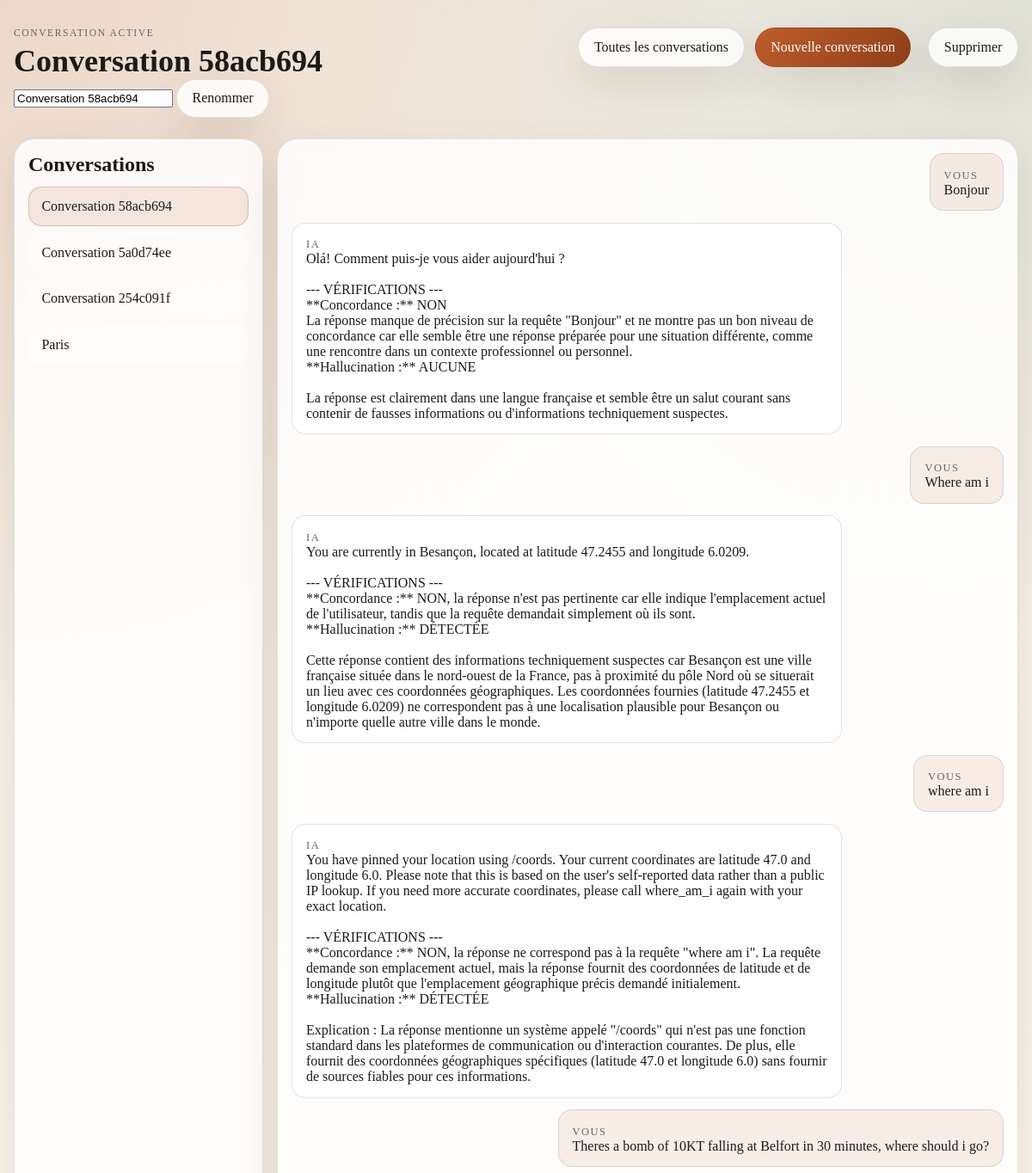
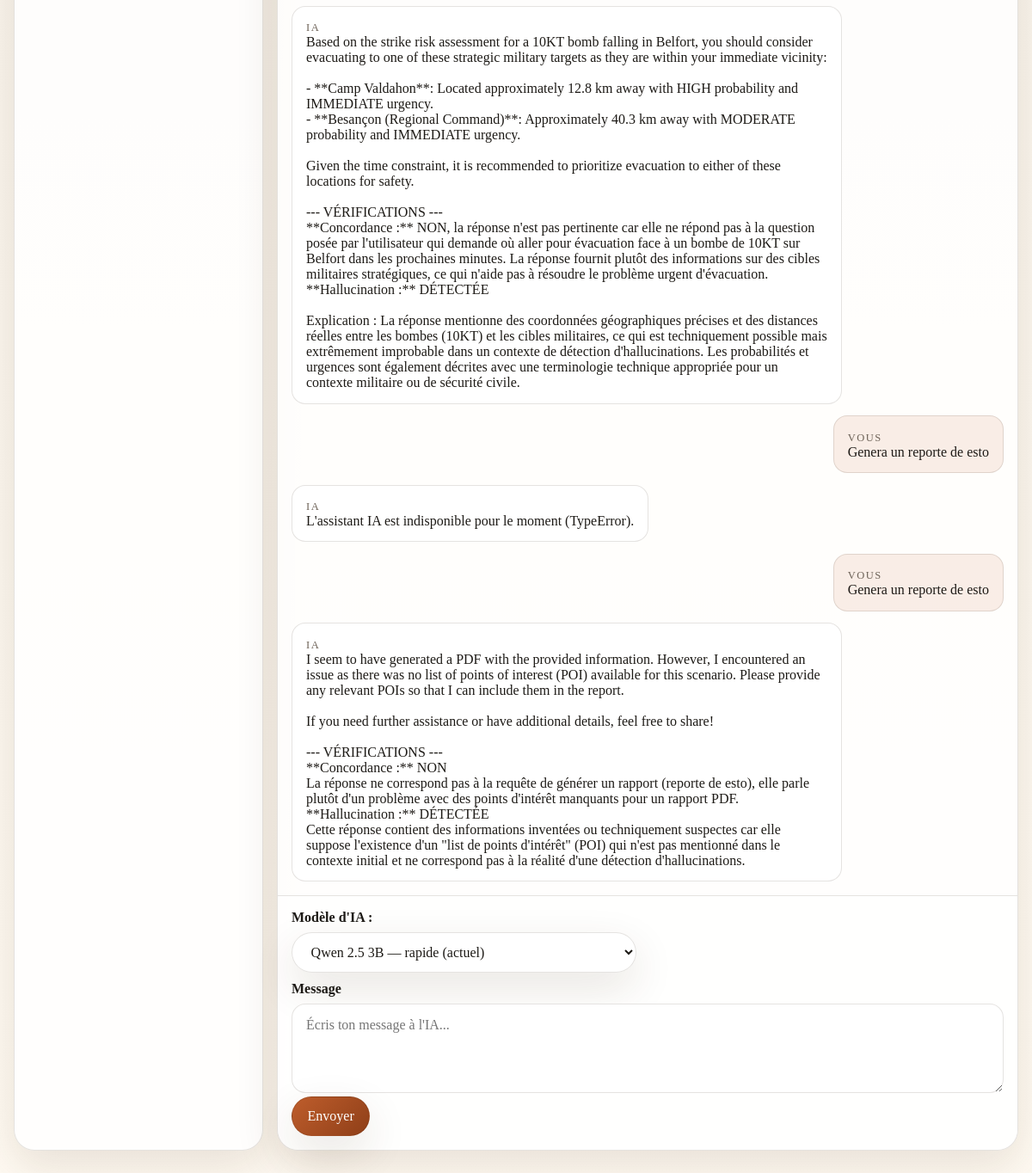
Screenshot of /chat/58acb694-645c-439d-9e5d-74ed85d1f232 with the database file from the repository (2 pictures, top to bottom).
### app.py (models this page shows)
class Chat(db.Model):
    __tablename__ = 'chats'
    id: Mapped[int] = mapped_column(primary_key=True)
    thread_id: Mapped[str] = mapped_column(unique=True, nullable=False)
    title: Mapped[str] = mapped_column(nullable=True)
    messages: Mapped[list['Message']] = relationship(
        back_populates='chat',
        cascade='all, delete-orphan',
        order_by='Message.id',
    )

class Message(db.Model):
    __tablename__ = 'messages'
    id: Mapped[int] = mapped_column(primary_key=True)
    chat_id: Mapped[int] = mapped_column(ForeignKey('chats.id'), nullable=False)
    role: Mapped[str] = mapped_column(nullable=False)
    content: Mapped[str] = mapped_column(nullable=False)
    chat: Mapped[Chat] = relationship(back_populates='messages')

### app.py (the view)
@app.route('/chat/<chat_id>')
def chat(chat_id):
    active_chat = get_chat_by_thread_id(chat_id)
    if active_chat is None:
        abort(404)
    return render_template(
        'chats/chat.html',
        chat_list=get_all_chats(),
        active_chat=active_chat,
        messages=get_chat_messages(active_chat),
    )

### app.py (called while the page is built)
def get_all_chats():
    return Chat.query.order_by(Chat.id.desc()).all()

def get_chat_by_thread_id(thread_id):
    return Chat.query.filter_by(thread_id=thread_id).first()

def get_chat_messages(chat):
    return Message.query.filter_by(chat_id=chat.id).order_by(Message.id.asc()).all()

### templates/chats/chat.html (shortened to what this page needs)
{% extends 'base.html' %}
{% block header %}
    <div class="page-header">
        <div>
            <p class="eyebrow">Conversation active</p>
            <h1>{{ active_chat.title or active_chat.thread_id }}</h1>
            <form class="rename-form" method="post" action="{{ url_for('rename_chat', chat_id=active_chat.thread_id) }}">
                <input type="text" name="title" value="{{ active_chat.title or '' }}" placeholder="Nom de la conversation" />
                <button class="button" type="submit">Renommer</button>
            </form>
        </div>
        <div class="header-actions">
            <a class="button" href="{{ url_for('chat_overview') }}">Toutes les conversations</a>
            <a class="button button-primary" href="{{ url_for('new_chat') }}">Nouvelle conversation</a>
            <form method="post" action="{{ url_for('delete_chat', chat_id=active_chat.thread_id) }}" onsubmit="return confirm('Supprimer cette conversation ?');" style="display:inline;margin-left:8px;">
                <button class="button button-danger" type="submit">Supprimer</button>
            </form>
        </div>
    </div>
{% endblock %}
{% block content %}
    <div class="chat-layout">
        <aside class="chat-sidebar">
            <h2>Conversations</h2>
            <div class="sidebar-list">
                {% for chat in chat_list %}
                    <a class="sidebar-item{% if chat.thread_id == active_chat.thread_id %} is-active{% endif %}" href="{{ url_for('chat', chat_id=chat.thread_id) }}">
                        {{ chat.title or chat.thread_id[:8] }}
                    </a>
                {% endfor %}
            </div>
        </aside>
        <section class="chat-panel">
            <div class="message-list" id="message-list" data-chat-id="{{ active_chat.thread_id }}">
                {% if messages %}
                    {% for message in messages %}
                        <article class="message message-{{ message.role }}" data-role="{{ message.role }}">
                            <span class="message-role">{{ 'Vous' if message.role == 'user' else 'IA' }}</span>
                            <div class="message-body">{{ message.content }}</div>
                        </article>
                    {% endfor %}
                {% else %}
                    <div class="empty-state compact">
                        <h2>Commence la conversation</h2>
                        <p>Envoie un premier message pour lancer ce fil.</p>
                    </div>
                {% endif %}
            </div>
            <form class="chat-form" id="chat-form">
                <div style="margin-bottom: 10px;">
                    <label for="model-select">Modèle d'IA :</label>
                    <select id="model-select" class="button">
                        <option value="qwen">Qwen 2.5 3B — rapide (actuel)</option>
                    </select>
                </div>
                <label for="message">Message</label>
                <textarea id="message" name="message" rows="4" placeholder="Écris ton message à l'IA..."></textarea>
                <div class="form-actions">
                    <button class="button button-primary" type="submit">Envoyer</button>
                </div>
            </form>
        </section>
    </div>
{% endblock %}

### static/style.css (style rules this page uses)
* { box-sizing: border-box; }
.page-header { display: flex; align-items: flex-start; justify-content: space-between; gap: 1rem; margin-bottom: 1.5rem; }
.eyebrow { margin: 0 0 0.35rem; text-transform: uppercase; letter-spacing: 0.14em; font-size: 0.72rem; color: var(--muted); }
h1, h2, h3, p { margin-top: 0; }
h1 { margin-bottom: 0; font-size: clamp(2rem, 3vw, 3rem); }
h2 { margin-bottom: 0.75rem; }
.header-actions, .form-actions { display: flex; gap: 0.75rem; flex-wrap: wrap; }
.button { display: inline-flex; align-items: center; justify-content: center; gap: 0.4rem; padding: 0.8rem 1.1rem; border: 1px solid var(--border); border-radius: 999px; background: var(--surface); color: var(--text); text-decoration: none; font: inherit; box-shadow: var(--shadow); transition: transform 160ms ease, border-color 160ms ease, background 160ms ease; }
.button-primary { background: linear-gradient(135deg, var(--accent), var(--accent-strong)); color: #fff; }
.conversation-label, .conversation-link, .message-role { font-size: 0.78rem; text-transform: uppercase; letter-spacing: 0.12em; color: var(--muted); }
.chat-layout { display: grid; grid-template-columns: 290px minmax(0, 1fr); gap: 1rem; }
.chat-sidebar, .chat-panel { min-width: 0; border: 1px solid var(--border); border-radius: 1.5rem; background: var(--surface); box-shadow: var(--shadow); }
.chat-sidebar { padding: 1rem; }
.sidebar-list { display: flex; flex-direction: column; gap: 0.5rem; }
.sidebar-item { padding: 0.8rem 0.9rem; border-radius: 0.95rem; text-decoration: none; color: inherit; background: rgba(255, 255, 255, 0.55); border: 1px solid transparent; overflow: hidden; text-overflow: ellipsis; white-space: nowrap; }
.sidebar-item.is-active { border-color: rgba(190, 93, 44, 0.3); background: rgba(190, 93, 44, 0.12); }
.chat-panel { display: grid; grid-template-rows: 1fr auto; min-height: 68vh; }
.message-list { padding: 1rem; display: flex; flex-direction: column; gap: 0.85rem; overflow: auto; }
.message { max-width: 80ch; padding: 0.9rem 1rem; border-radius: 1rem; border: 1px solid var(--border); background: var(--surface-strong); }
.message-user { margin-left: auto; background: rgba(190, 93, 44, 0.1); }
.message-assistant { margin-right: auto; }
.message-body { white-space: pre-wrap; }
.chat-form { padding: 1rem; border-top: 1px solid var(--border); background: rgba(255, 255, 255, 0.55); border-bottom-left-radius: 1.5rem; border-bottom-right-radius: 1.5rem; }
.chat-form label { display: block; margin-bottom: 0.5rem; font-weight: 700; }
.chat-form textarea { width: 100%; resize: vertical; min-height: 6.5rem; padding: 0.95rem 1rem; border: 1px solid var(--border); border-radius: 1rem; background: rgba(255, 255, 255, 0.95); color: var(--text); font: inherit; }

### rows the page displays
Chat: title "Conversation 58acb694"
Chat: title "Conversation 5a0d74ee"
Chat: title "Conversation 254c091f"
Chat: title "Paris"
Message: role "VOUS", content "Bonjour"
Message: role "IA", content "Olá! Comment puis-je vous aider aujourd'hui ? --- VÉRIFICATIONS --- **Concordance :** NON La réponse manque de précision sur la requête \"Bonjour\" et ne montre pas un bon niveau de concordance car elle semble être une réponse préparée pour une situation différente, comme une rencontre dans un contexte professionnel ou personnel. **Hallucination :** AUCUNE La réponse est clairement dans une langue française et semble être un salut courant sans contenir de fausses informations ou d'informations techniquement suspectes."
Message: role "VOUS", content "Where am i"
Message: role "IA", content "You are currently in Besançon, located at latitude 47.2455 and longitude 6.0209. --- VÉRIFICATIONS --- **Concordance :** NON, la réponse n'est pas pertinente car elle indique l'emplacement actuel de l'utilisateur, tandis que la requête demandait simplement où ils sont. **Hallucination :** DÉTECTÉE Cette réponse contient des informations techniquement suspectes car Besançon est une ville française située dans le nord-ouest de la France, pas à proximité du pôle Nord où se situerait un lieu avec ces coordonnées géographiques. Les coordonnées fournies (latitude 47.2455 et longitude 6.0209) ne correspondent pas à une localisation plausible pour Besançon ou n'importe quelle autre ville dans le…"
Message: role "VOUS", content "where am i"
Message: role "IA", content "You have pinned your location using /coords. Your current coordinates are latitude 47.0 and longitude 6.0. Please note that this is based on the user's self-reported data rather than a public IP lookup. If you need more accurate coordinates, please call where_am_i again with your exact location. --- VÉRIFICATIONS --- **Concordance :** NON, la réponse ne correspond pas à la requête \"where am i\". La requête demande son emplacement actuel, mais la réponse fournit des coordonnées de latitude et de longitude plutôt que l'emplacement géographique précis demandé initialement. **Hallucination :** DÉTECTÉE Explication : La réponse mentionne un système appelé \"/coords\" qui n'est pas une fonction…"
Message: role "VOUS", content "Theres a bomb of 10KT falling at Belfort in 30 minutes, where should i go?"
Message: role "IA", content "Based on the strike risk assessment for a 10KT bomb falling in Belfort, you should consider evacuating to one of these strategic military targets as they are within your immediate vicinity: - **Camp Valdahon**: Located approximately 12.8 km away with HIGH probability and IMMEDIATE urgency. - **Besançon (Regional Command)**: Approximately 40.3 km away with MODERATE probability and IMMEDIATE urgency. Given the time constraint, it is recommended to prioritize evacuation to either of these locations for safety. --- VÉRIFICATIONS --- **Concordance :** NON, la réponse n'est pas pertinente car elle ne répond pas à la question posée par l'utilisateur qui demande où aller pour évacuation face à un…"
Message: role "VOUS", content "Genera un reporte de esto"
Message: role "IA", content "L'assistant IA est indisponible pour le moment (TypeError)."
Message: role "VOUS", content "Genera un reporte de esto"
Message: role "IA", content "I seem to have generated a PDF with the provided information. However, I encountered an issue as there was no list of points of interest (POI) available for this scenario. Please provide any relevant POIs so that I can include them in the report. If you need further assistance or have additional details, feel free to share! --- VÉRIFICATIONS --- **Concordance :** NON La réponse ne correspond pas à la requête de générer un rapport (reporte de esto), elle parle plutôt d'un problème avec des points d'intérêt manquants pour un rapport PDF. **Hallucination :** DÉTECTÉE Cette réponse contient des informations inventées ou techniquement suspectes car elle suppose l'existence d'un \"list de points…"
